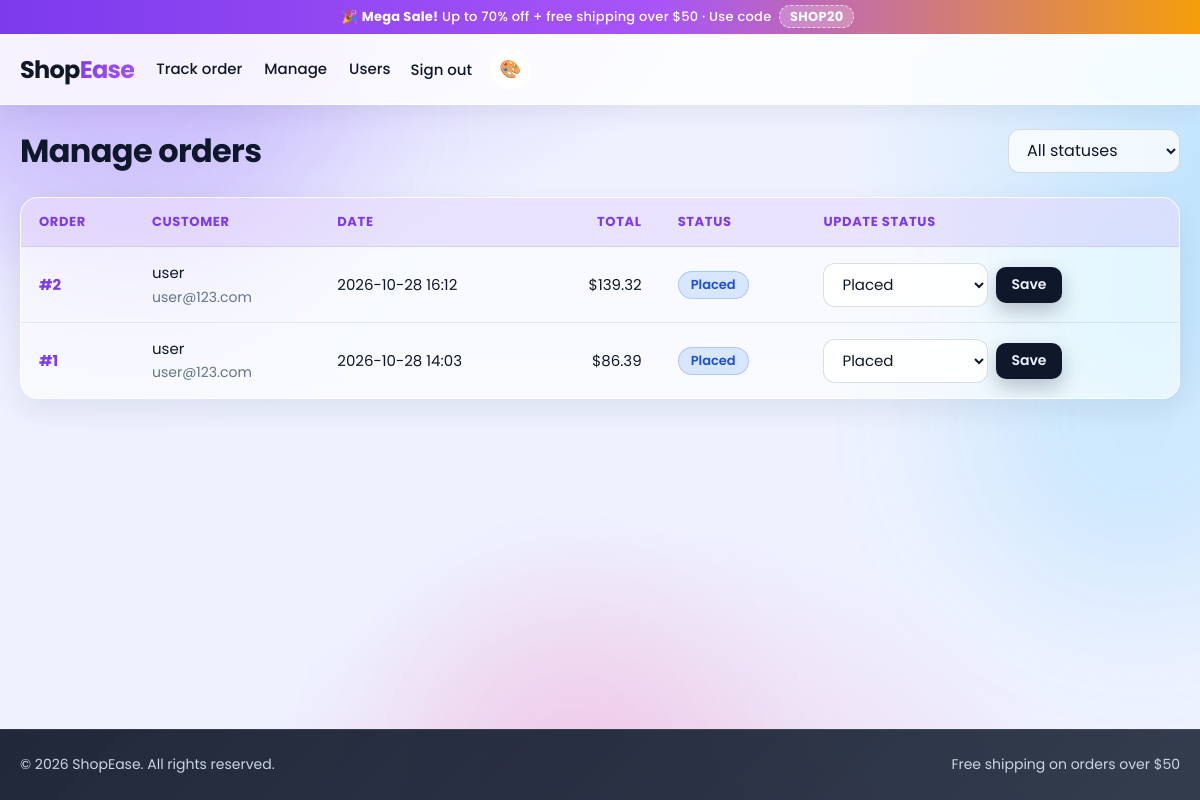
Page /admin/orders (signed in) on the committed database.
### tables this page shows
CREATE TABLE orders(
  id INTEGER PRIMARY KEY AUTOINCREMENT, user_id INTEGER NOT NULL, created_at TEXT NOT NULL,
  status TEXT NOT NULL, subtotal REAL, shipping REAL, tax REAL, total REAL,
  ship_name TEXT, ship_address TEXT, ship_city TEXT, ship_zip TEXT, ship_phone TEXT,
  payment TEXT, tracking TEXT);

CREATE TABLE users(
  id INTEGER PRIMARY KEY AUTOINCREMENT, name TEXT NOT NULL,
  email TEXT NOT NULL UNIQUE, password TEXT NOT NULL, is_admin INTEGER DEFAULT 0);

### app.py (the view)
@app.route("/admin/orders")
@admin_required
def admin_orders():
    status = request.args.get("status", "")
    sql = "SELECT o.*, u.email FROM orders o JOIN users u ON u.id=o.user_id"
    params = []
    if status in ALL_STATUSES:
        sql += " WHERE o.status=?"
        params.append(status)
    rows = get_db().execute(sql + " ORDER BY o.id DESC", params).fetchall()
    return render_template("admin_orders.html", orders=rows, statuses=ALL_STATUSES, sel=status)

### app.py (called while the page is built)
def get_db():
    if "db" not in g:
        g.db = sqlite3.connect(DB_PATH)
        g.db.row_factory = sqlite3.Row
        g.db.execute("PRAGMA foreign_keys = ON")
    return g.db

@app.before_request
def csrf_protect():
    if request.method in ("POST", "PUT", "PATCH", "DELETE"):
        expected = session.get("csrf_token")
        supplied = request.form.get("csrf_token") or request.headers.get("X-CSRF-Token", "")
        if not expected or not hmac.compare_digest(str(expected), str(supplied)):
            abort(400, "Invalid or missing CSRF token. Reload the page and try again.")

def csrf_token():
    if "csrf_token" not in session:
        session["csrf_token"] = secrets.token_hex(16)
    return session["csrf_token"]

def current_user():
    if "current_user" in g:
        return g.current_user
    user = None
    uid = session.get("user_id")
    if uid:
        row = get_db().execute(
            "SELECT * FROM users WHERE id=? AND deleted_at IS NULL", (uid,)).fetchone()
        if row and session.get("av") == row["auth_version"]:
            user = row
        else:
            session.clear()
    g.current_user = user
    return user

def admin_required(view):
    @wraps(view)
    def wrapped(*a, **kw):
        user = current_user()
        if not user or not user["is_admin"]:
            abort(403)
        return view(*a, **kw)
    return wrapped

@app.context_processor
def inject_globals():
    return {
        "user": current_user(),
        "cart_count": sum(session.get("cart", {}).values()),
        "all_categories": [r[0] for r in get_db().execute(
            "SELECT DISTINCT category FROM products ORDER BY category")],
        "year": datetime.now().year,
    }

@app.template_filter("money")
def money(v):
    return f"${v:,.2f}"

### templates/admin_orders.html (shortened to what this page needs)
{% extends "base.html" %}
{% from "_macros.html" import status_badge %}
{% block content %}
<div class="between page-head">
  <h1>Manage orders</h1>
  <form method="get" class="inline-form">
    <select id="status" name="status" onchange="this.form.submit()">
      <option value="">All statuses</option>
    </select>
  </form>
</div>
<div class="card table-card">
  <table class="table">
    <thead><tr><th>Order</th><th>Customer</th><th>Date</th><th class="num">Total</th><th>Status</th><th>Update status</th></tr></thead>
    <tbody>
    {% for o in orders %}
      <tr>
        <td><a href="{{ url_for('order_detail', oid=o['id']) }}"><strong>#{{ o['id'] }}</strong></a></td>
        <td>{{ o['ship_name'] }}<br><span class="muted small">{{ o['email'] }}</span></td>
        <td>{{ o['created_at'] }}</td><td class="num">{{ o['total']|money }}</td>
        <td>{{ status_badge(o['status']) }}</td>
        <td>
          <form method="post" action="{{ url_for('admin_set_status', oid=o['id']) }}" class="inline-form">
            <select name="status" aria-label="New status">{% for s in statuses %}<option {{ 'selected' if s == o['status'] }}>{{ s }}</option>{% endfor %}</select>
            <button class="btn btn-secondary btn-sm" type="submit">Save</button>
          </form>
        </td>
      </tr>
    {% else %}<tr><td colspan="6" class="center muted">No orders found.</td></tr>{% endfor %}
    </tbody>
  </table>
</div>
{% endblock %}

### templates/_macros.html (shortened to what this page needs)
{% macro status_badge(s) %}
<span class="tag tag-{{ {'Placed':'info','Processing':'info','Shipped':'warn','Out for Delivery':'warn','Delivered':'ok','Cancelled':'danger'}[s] }}">{{ s }}</span>
{% endmacro %}

### static/css/style.css (style rules this page uses)
:root { --primary:#7c3aed;--primary-2:#a855f7;--primary-dark:#6d28d9;--primary-soft:rgba(124,58,237,.12); --accent:#f59e0b;--accent-2:#fbbf24;--accent-dark:#d97706; --ink:#0f172a;--muted:#64748b;--bg:#eef2ff; --glass:rgba(255,255,255,.62);--glass-strong:rgba(255,255,255,.82);--glass-border:rgba(255,255,255,.65); --field-bg:rgba(255,255,255,.75);--line:rgba(15,23,42,.08);--line-strong:rgba(15,23,42,.14); --orb1:rgba(139,92,246,.38);--orb2:rgba(56,189,248,.32);--orb3:rgba(244,114,182,.30); --ok:#16a34a;--warn:#d97706;--danger:#dc2626;--info:#2563eb; --radius:18px;--radius-sm:12px;--gap:24px; --shadow:0 10px 30px rgba(15,23,42,.08);--shadow-lg:0 20px 50px rgba(15,23,42,.14); --font:"Poppins","Segoe UI",Roboto,"Helvetica Neue",Arial,sans-serif; }
* { box-sizing:border-box }
html { font-size:16px;scroll-behavior:smooth }
body { margin:0;font-family:var(--font);font-size:1rem;line-height:1.55;color:var(--ink); min-height:100vh;display:flex;flex-direction:column; background: radial-gradient(1100px 600px at 8% -10%,var(--orb1),transparent 60%), radial-gradient(900px 520px at 112% 18%,var(--orb2),transparent 55%), radial-gradient(800px 700px at 55% 118%,var(--orb3),transparent 60%), var(--bg); background-attachment:fixed }
a { color:var(--primary);text-decoration:none }
h1 { font-size:2rem;line-height:1.25;margin:0 0 var(--gap);font-weight:700;letter-spacing:-.02em }
.small { font-size:.875rem }
.muted { color:var(--muted) }
input,select,button { font:inherit }
input[type=text],input[type=search],input[type=email],input[type=password],input[type=number],input[type=tel],input:not([type]),select { width:100%;height:44px;padding:0 14px;border:1px solid var(--line-strong);border-radius:var(--radius-sm); background:var(--field-bg);color:var(--ink);backdrop-filter:blur(8px);transition:border-color .15s,box-shadow .15s }
.inline-form { display:flex;align-items:center;gap:8px }
.inline-form select { width:auto;min-width:160px }
.btn { display:inline-flex;align-items:center;justify-content:center;height:44px;padding:0 20px;border-radius:var(--radius-sm); border:1px solid transparent;font-weight:600;font-size:.9375rem;cursor:pointer;white-space:nowrap; text-decoration:none!important;transition:transform .15s,box-shadow .15s,background .15s }
.btn-sm { height:36px;padding:0 14px;font-size:.875rem;border-radius:10px }
.btn-secondary { background:var(--ink);color:var(--bg);box-shadow:0 8px 20px rgba(15,23,42,.25) }
.card { background:var(--glass);border:1px solid var(--glass-border);border-radius:var(--radius); backdrop-filter:blur(18px) saturate(160%);-webkit-backdrop-filter:blur(18px) saturate(160%); box-shadow:var(--shadow);transition:transform .2s ease,box-shadow .2s ease,border-color .2s }
.section-head,.between { display:flex;align-items:center;justify-content:space-between;gap:16px }
.page-head { margin-bottom:var(--gap) }
.page-head h1,.page-head p { margin-bottom:0 }
.tag { display:inline-block;padding:3px 12px;border-radius:999px;font-size:.8125rem;font-weight:600;white-space:nowrap; border:1px solid transparent }
.tag-info { background:rgba(59,130,246,.16);color:#1d4ed8;border-color:rgba(59,130,246,.3) }
.table-card { overflow-x:auto;background:var(--glass) }
.table { width:100%;border-collapse:collapse }
.table th,.table td { padding:14px 18px;border-bottom:1px solid var(--line);text-align:left;vertical-align:middle;font-size:.9375rem }
.table th { background:var(--primary-soft);font-size:.8125rem;font-weight:700;color:var(--primary); text-transform:uppercase;letter-spacing:.05em }
.table th:first-child { border-top-left-radius:14px }
.table th:last-child { border-top-right-radius:14px }
.table tbody tr { transition:background .15s }
.table tbody tr:last-child td { border-bottom:0 }
.table .num { text-align:right }

### rows in the picture
orders: id "2", ship_name "user", email "user@123.com", created_at "2026-10-28 16:12", total "$139.32", status "Placed"
orders: id "1", ship_name "user", email "user@123.com", created_at "2026-10-28 14:03", total "$86.39", status "Placed"

### other values in the picture
form field status "Placed"
